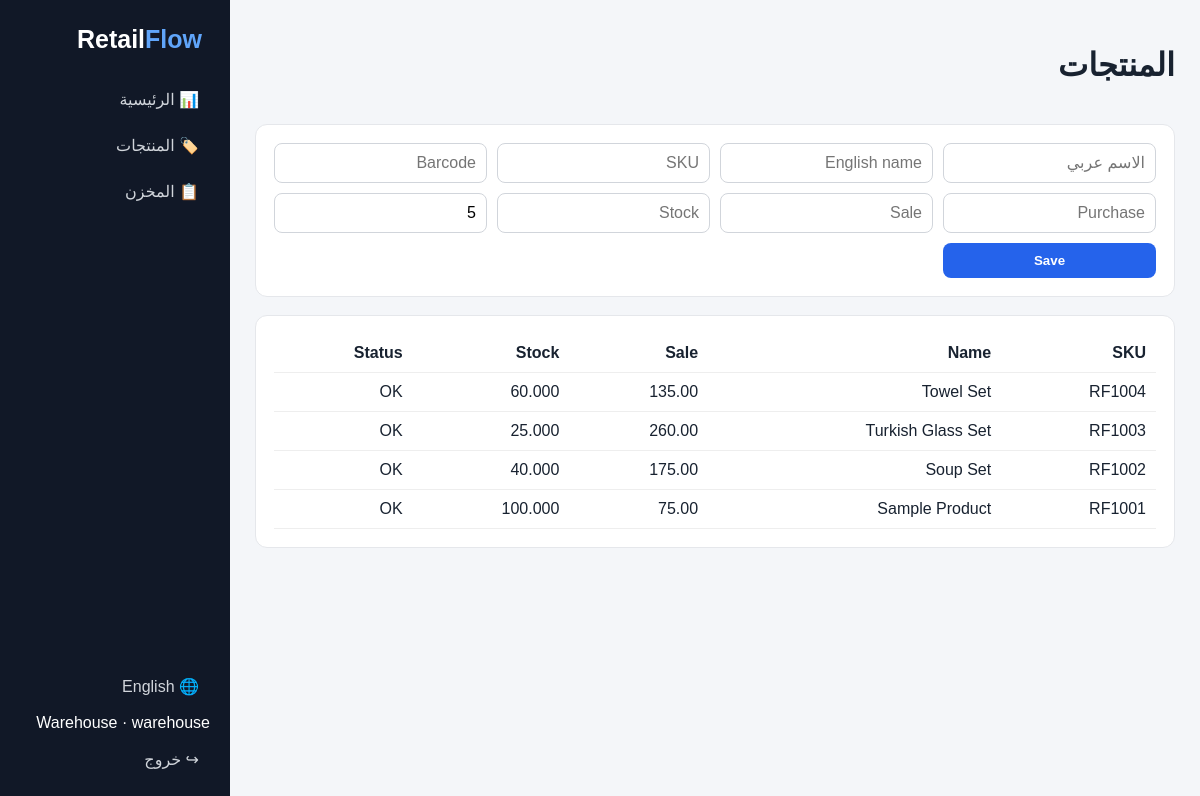
The app's page /products.php (signed in) with its own data.
### tables this page shows
CREATE TABLE products(id INT UNSIGNED AUTO_INCREMENT PRIMARY KEY,category_id INT UNSIGNED NULL,sku VARCHAR(80) UNIQUE,barcode VARCHAR(80) UNIQUE NULL,name_ar VARCHAR(180),name_en VARCHAR(180),purchase_price DECIMAL(14,2) DEFAULT 0,sale_price DECIMAL(14,2) DEFAULT 0,stock_qty DECIMAL(14,3) DEFAULT 0,min_stock DECIMAL(14,3) DEFAULT 5,unit VARCHAR(30) DEFAULT "piece",is_active TINYINT DEFAULT 1,created_at TIMESTAMP DEFAULT CURRENT_TIMESTAMP,updated_at TIMESTAMP DEFAULT CURRENT_TIMESTAMP ON UPDATE CURRENT_TIMESTAMP,FOREIGN KEY(category_id) REFERENCES categories(id) ON DELETE SET NULL,INDEX(name_en),INDEX(barcode),INDEX(stock_qty));

### config/config.php (called while the page is built, shortened)
<?php
function e($v){return htmlspecialchars((string)$v,ENT_QUOTES,"UTF-8");} function redirect($u){header("Location: $u");exit;}
function lang(){return ($_SESSION["lang"]??"ar")==="en"?"en":"ar";} function t($ar,$en){return lang()==="ar"?$ar:$en;}

### public/products.php (the view)
<?php require_once __DIR__."/../config/auth.php";require_role(["admin","warehouse"]);$pdo=db();if($_SERVER["REQUEST_METHOD"]==="POST"){try{check_csrf($_POST["csrf"]??"");$s=$pdo->prepare("INSERT INTO products(sku,barcode,name_ar,name_en,purchase_price,sale_price,stock_qty,min_stock) VALUES(?,?,?,?,?,?,?,?)");$s->execute([trim($_POST["sku"]),trim($_POST["barcode"])?:null,trim($_POST["name_ar"]),trim($_POST["name_en"]),(float)$_POST["buy"],(float)$_POST["sale"],(float)$_POST["stock"],(float)$_POST["min"]]);$_SESSION["flash"]=["type"=>"ok","msg"=>"Product added."];}catch(Throwable $e){$_SESSION["flash"]=["type"=>"bad","msg"=>$e->getMessage()];}redirect("products.php");}$rows=$pdo->query("SELECT * FROM products WHERE is_active=1 ORDER BY id DESC")->fetchAll();include __DIR__."/partials/header.php";?><header><h1><?=t("المنتجات","Products")?></h1></header><div class="card"><form method="post" class="form"><input type="hidden" name="csrf" value="<?=e(csrf())?>"><input name="name_ar" placeholder="الاسم عربي" required><input name="name_en" placeholder="English name" required><input name="sku" placeholder="SKU" required><input name="barcode" placeholder="Barcode"><input name="buy" type="number" step=".01" placeholder="Purchase"><input name="sale" type="number" step=".01" placeholder="Sale"><input name="stock" type="number" step=".001" placeholder="Stock"><input name="min" type="number" step=".001" value="5" placeholder="Min stock"><button class="btn primary">Save</button></form></div><div class="card"><table><tr><th>SKU</th><th>Name</th><th>Sale</th><th>Stock</th><th>Status</th></tr><?php foreach($rows as $r):?><tr><td><?=e($r["sku"])?></td><td><?=e($r["name_en"])?></td><td><?=number_format($r["sale_price"],2)?></td><td><?=$r["stock_qty"]?></td><td><?=$r["stock_qty"]<=$r["min_stock"]?"LOW":"OK"?></td></tr><?php endforeach;?></table></div><?php include __DIR__."/partials/footer.php";?>

### public/assets/app.css (style rules this page uses)
* { box-sizing:border-box }
body { margin:0;font-family:Arial,Tahoma,sans-serif;background:#f4f6f9;color:#182230 }
header { display:flex;justify-content:space-between;align-items:center;margin-bottom:18px }
.card,.stats>div { background:#fff;border:1px solid #e5e7eb;border-radius:12px;padding:18px;margin-bottom:18px }
.btn { border:0;border-radius:8px;padding:10px 15px;cursor:pointer;text-decoration:none;background:#e5e7eb;color:#111;font-weight:700 }
.primary { background:#2563eb;color:#fff }
.form { display:grid;grid-template-columns:repeat(4,1fr);gap:10px }
.form input,.form select,form input,form select { padding:10px;border:1px solid #d1d5db;border-radius:8px;width:100%;font:inherit }
table { width:100%;border-collapse:collapse }
th,td { padding:10px;border-bottom:1px solid #eee;text-align:start }

### records on screen
products: sku "RF1004", name_en "Towel Set", sale_price "135.00", stock_qty "60.000", min_stock "OK"
products: sku "RF1003", name_en "Turkish Glass Set", sale_price "260.00", stock_qty "25.000", min_stock "OK"
products: sku "RF1002", name_en "Soup Set", sale_price "175.00", stock_qty "40.000", min_stock "OK"
products: sku "RF1001", name_en "Sample Product", sale_price "75.00", stock_qty "100.000", min_stock "OK"

### other values on screen
t("الرئيسية","Dashboard") "الرئيسية"
t("المنتجات","Products") "المنتجات"
t("المخزن","Stock") "المخزن"
user()["name"] "Warehouse"
$role "warehouse"
t("خروج","Logout") "خروج"
